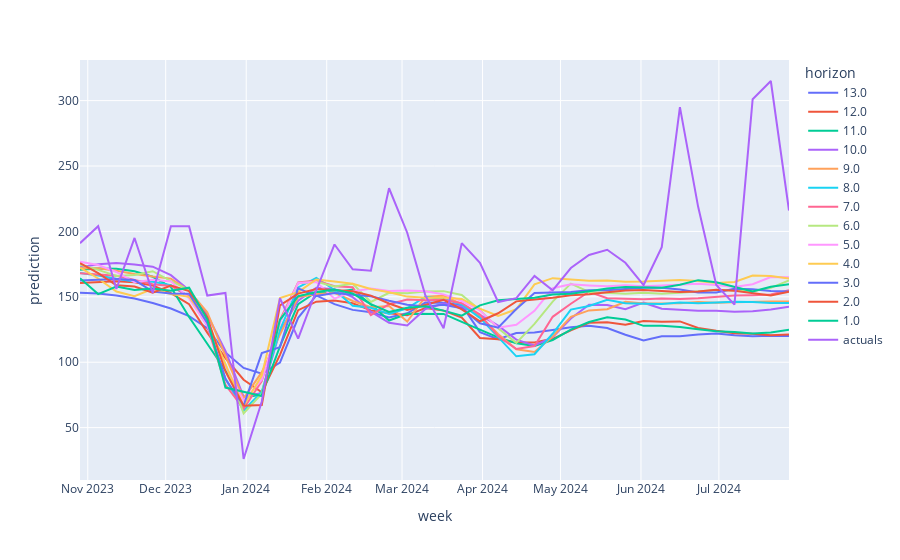

Notebook cell for this chart:
### Code cell
visualize_results(predictions, "GBDPT")
